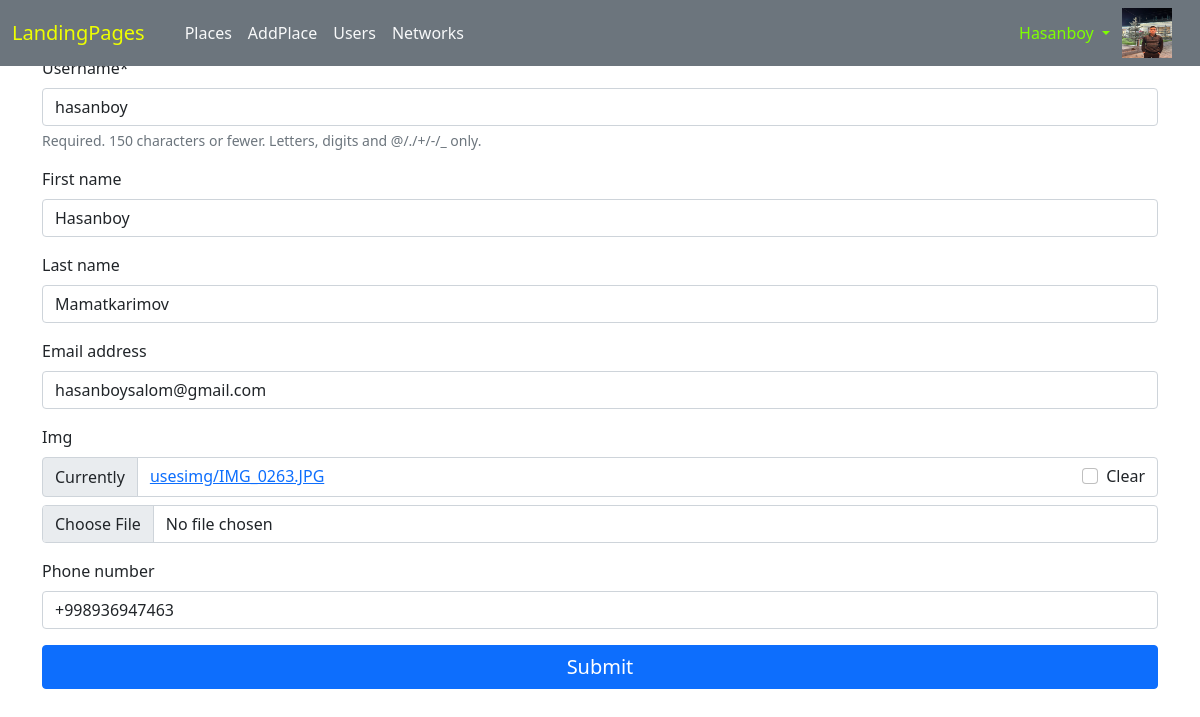
The app's page /user/update/ (signed in) with its own data.
### users/models.py (models this page shows)
class User(AbstractUser):
    img=models.ImageField(upload_to='usesimg/',null=True,blank=True)
    phone_number=models.CharField(max_length=13,unique=True,null=True,blank=True)
    firends=models.ManyToManyField('users.User',blank=True)

### users/views.py (the view, shortened to what this page needs)
# urls.py: path('update/', UpdateView.as_view(), name="update"),
class UpdateView(LoginRequiredMixin,View):
    def get(self,request):
        form=UpdateForm(instance=request.user)
        return render(request,'users/update.html',context={'form':form})

### users/forms.py
class UpdateForm(forms.ModelForm):
    class Meta:
        model = User
        fields = ['username','first_name','last_name','email','img','phone_number']

### templates/users/update.html (shortened to what this page needs)
 {%extends 'base.html'%}
 {% load crispy_forms_tags %}
{%block content%}
    <h1 class="text-center">Update</h1>
        <div class="container">
            <form action="" method="post" enctype='multipart/form-data'>
                {{form|crispy}}
                <button type="submit" class="btn btn-primary w-100 fs-5">Submit</button>
            </form>
        </div>
{%endblock%}

### templates/base.html (shortened to what this page needs)
<!DOCTYPE html>
{% load static %}
<html lang="en">
<head>
     <link href="https://cdn.jsdelivr.net/npm/bootstrap@5.0.2/dist/css/bootstrap.min.css" rel="stylesheet">
     <link rel="stylesheet" href="https://cdnjs.cloudflare.com/ajax/libs/font-awesome/6.5.1/css/all.min.css" />
</head>
<body style="position: relative; overflow-x: hidden;">
    <nav class="navbar navbar-expand-lg navbar-light bg-secondary" style="position: fixed; z-index: 100; width: 100%; top: 0;">
        <div class="container-fluid">
          <a class="navbar-brand" href="{%url 'landing_page'%}" style="color: rgb(238, 255, 1);">LandingPages</a>
          <div class="collapse navbar-collapse px-3" id="navbarSupportedContent" style="height: 50px;">
            {%if user.is_authenticated%}
            <ul class="navbar-nav me-auto mb-2 mb-lg-0 text-light">
              <li class="nav-item">
                <a class="nav-link active text-light" aria-current="page" href="{% url 'places:list_palces'%}">Places</a>
              </li>
              <li class="nav-item">
                <a class="nav-link active text-light" aria-current="page" href="{% url 'places:add'%}">AddPlace</a>
              </li>
              <li class="nav-item">
                <a class="nav-link active text-light" aria-current="page" href="{% url 'users:list'%}">Users</a>
              </li>
              <li class="nav-item">
                <a class="nav-link active text-light" aria-current="page" href="{% url 'users:networks'%}">Networks</a>
              </li>
            </ul>
            {%endif%}
            {%if user.is_authenticated%}
                <ul class="navbar-nav mb-2 mb-lg-0  text-light mx-1">
                    <li class="nav-item dropdown">
                        <a class="nav-link dropdown-toggle" href="" id="navbarDropdown" role="button" data-bs-toggle="dropdown" aria-expanded="false" style="text-transform: capitalize; color: chartreuse;">
                        {{user.username}}
                        </a>
                    </li>
                </ul>
                <img src="{{user.img.url}}" alt="" style="width: 50px; height: 50px;">
            {%endif%}
          </div>
        </div>
    </nav>
    {%block content%}
    {%endblock%}
</body>
</html>

### records on screen
User: username "Hasanboy", img (picture), username "hasanboy", first_name "Hasanboy", last_name "Mamatkarimov", email "hasanboysalom@gmail.com", phone_number "+998936947463"
